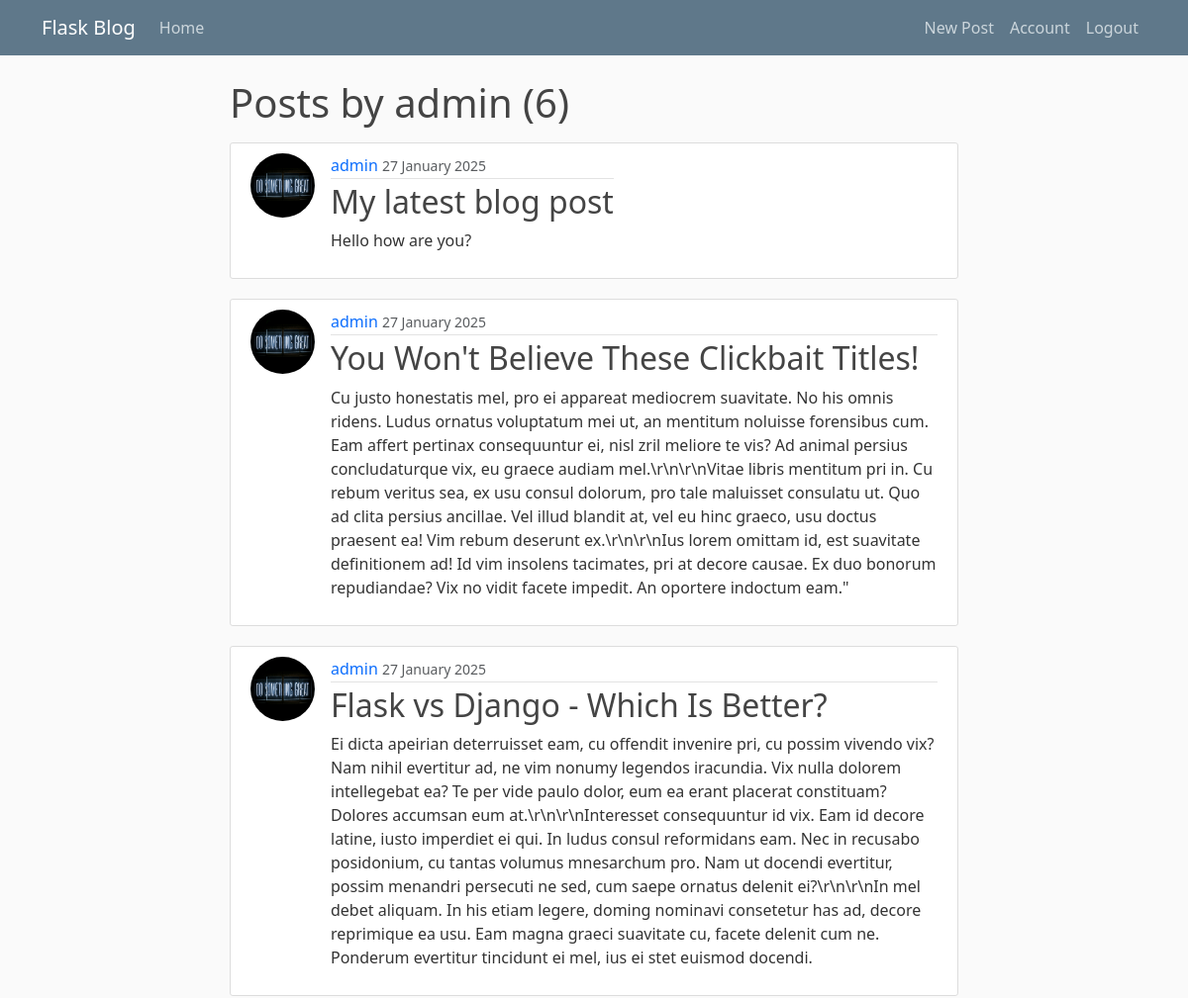
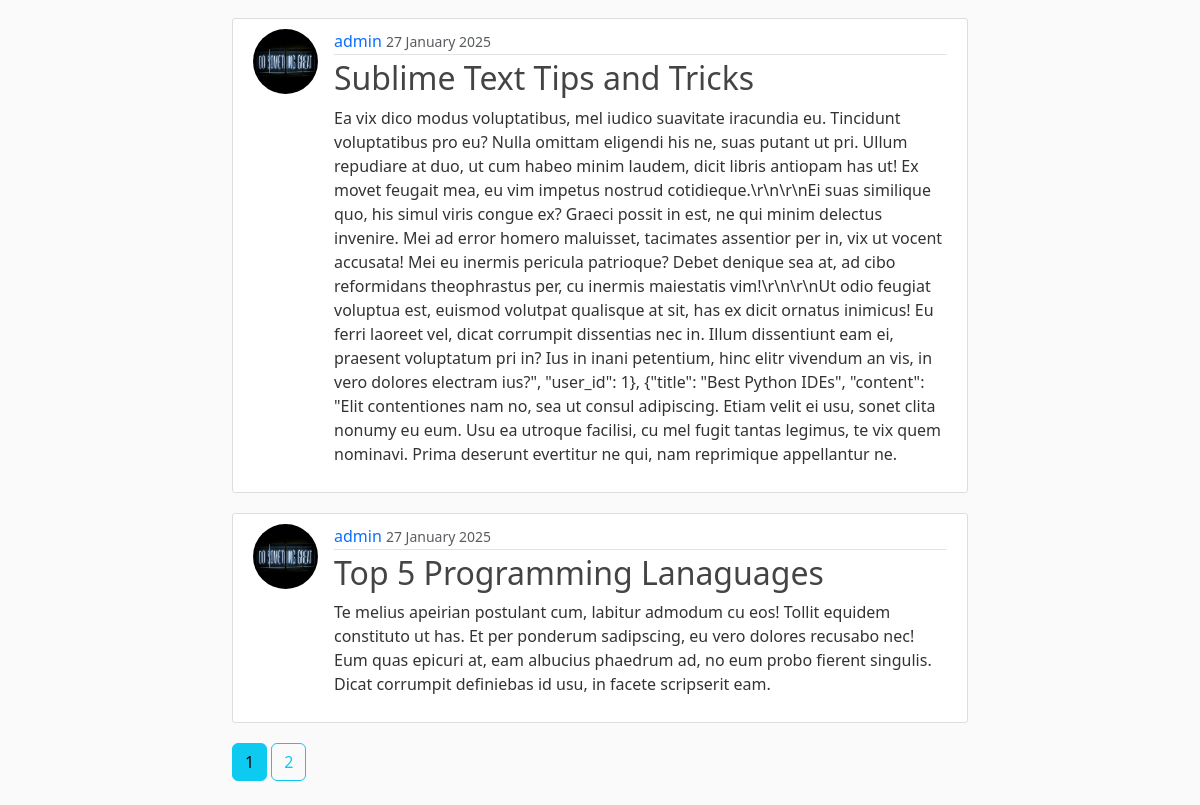
The app's page /user/admin (signed in) with its own data (2 pictures, top to bottom).
### flaskblog/models.py (models this page shows, shortened)
class User(db.Model, UserMixin):
    id = db.Column(db.Integer, primary_key=True)
    username = db.Column(db.String(20), unique=True, nullable=False)
    email = db.Column(db.String(120), unique=True, nullable=False)
    image_file = db.Column(db.String(20), nullable=False, default="default.jpg")
    password = db.Column(db.String(60), nullable=False)
    posts = db.relationship("Post", backref="author", lazy=True)

class Post(db.Model):
    id = db.Column(db.Integer, primary_key=True)
    title = db.Column(db.String(100), nullable=False)
    date = db.Column(db.DateTime, nullable=False, default=datetime.utcnow)
    content = db.Column(db.Text, nullable=False)
    user_id = db.Column(db.Integer, db.ForeignKey('user.id'), nullable=False)
    likes = db.relationship('Like', backref='post', lazy=True)

### flaskblog/users/routes.py (the view)
@users.route("/user/<string:username>")
def user_posts(username):
    page = request.args.get('page', 1, type=int)
    user = User.query.filter_by(username=username).first_or_404()
    posts = Post.query.filter_by(author=user)\
            .order_by(Post.date.desc())\
            .paginate(page=page, per_page=5)
    return render_template('user_posts.html', title='Post By ' + user.username, posts=posts, user=user)

### flaskblog/models.py (called while the page is built)
@login_manager.user_loader
def load_user(user_id):
    return User.query.get(int(user_id))

### flaskblog/templates/user_posts.html
{% extends "layout.html" %}
{% block content %}
    <h1 class="mb-3">Posts by {{user.username}} ({{ posts.total }})</h1>
    {% for post in posts.items %}
        <article class="media content-section">
            <div class="media d-flex">
                <img class="rounded-circle article-img" src="{{ url_for('static', filename='profile_pics/' + post.author.image_file) }}" alt="">
                <div class="media-body">
                <div class="article-metadata">
                    <a class="mr-2" href="{{url_for('users.user_posts', username=post.author.username)}}">{{ post.author.username }}</a>
                    <small class="text-muted">{{ post.date.strftime("%d %B %Y") }}</small>
                </div>
                <h2><a class="article-title" href="{{ url_for('posts.post', post_id=post.id) }}">{{ post.title }}</a></h2>
                <p class="article-content">{{ post.content }}</p>
                </div>
            </div>
        </article>
    {% endfor %}
    {% for page_num in posts.iter_pages(left_edge=1, right_edge=1, left_current=1, right_current=2) %}
        {% if page_num %}
            {% if posts.page == page_num %}
                <a class="btn btn-info mb-4" href="{{ url_for('users.user_posts', username=user.username, page=page_num) }}"> {{ page_num }} </a>
            {% else %}
                <a class="btn btn-outline-info mb-4" href="{{ url_for('users.user_posts', username=user.username, page=page_num) }}"> {{ page_num }} </a>
            {% endif %}
        {% else %}
            ...
        {% endif %}
    {% endfor %}
{% endblock content %}

### flaskblog/static/main.css (style rules this page uses)
body { background: #fafafa; color: #333333; margin-top: 5rem; }
h1, h2, h3, h4, h5, h6 { color: #444444; }
a { text-decoration: none; }
.content-section { background: #ffffff; padding: 10px 20px; border: 1px solid #dddddd; border-radius: 3px; margin-bottom: 20px; }
.article-title { color: #444444; }
.article-content { white-space: pre-line; }
.article-img { height: 65px; width: 65px; margin-right: 16px; }
.article-metadata { padding-bottom: 1px; margin-bottom: 4px; border-bottom: 1px solid #e3e3e3 }

### records on screen
User: username "admin"
Post: image_file (picture), author.username "admin", date "27 January 2025", title "My latest blog post", content "Hello how are you?"
Post: image_file (picture), author.username "admin", date "27 January 2025", title "You Won't Believe These Clickbait Titles!", content "Cu justo honestatis mel, pro ei appareat mediocrem suavitate. No his omnis ridens. Ludus ornatus voluptatum mei ut, an mentitum noluisse forensibus cum. Eam affert pertinax consequuntur ei, nisl zril meliore te vis? Ad animal persius concludaturque vix, eu graece audiam mel.\\r\\n\\r\\nVitae libris mentitum pri in. Cu rebum veritus sea, ex usu consul dolorum, pro tale maluisset consulatu ut. Quo ad clita persius ancillae. Vel illud blandit at, vel eu hinc graeco, usu doctus praesent ea! Vim rebum deserunt ex.\\r\\n\\r\\nIus lorem omittam id, est suavitate definitionem ad! Id vim insolens tacimates, pri at decore causae. Ex duo bonorum repudiandae? Vix no vidit facete impedit. An oportere indoctum…"
Post: image_file (picture), author.username "admin", date "27 January 2025", title "Flask vs Django - Which Is Better?", content "Ei dicta apeirian deterruisset eam, cu offendit invenire pri, cu possim vivendo vix? Nam nihil evertitur ad, ne vim nonumy legendos iracundia. Vix nulla dolorem intellegebat ea? Te per vide paulo dolor, eum ea erant placerat constituam? Dolores accumsan eum at.\\r\\n\\r\\nInteresset consequuntur id vix. Eam id decore latine, iusto imperdiet ei qui. In ludus consul reformidans eam. Nec in recusabo posidonium, cu tantas volumus mnesarchum pro. Nam ut docendi evertitur, possim menandri persecuti ne sed, cum saepe ornatus delenit ei?\\r\\n\\r\\nIn mel debet aliquam. In his etiam legere, doming nominavi consetetur has ad, decore reprimique ea usu. Eam magna graeci suavitate cu, facete delenit cum ne.…"
Post: image_file (picture), author.username "admin", date "27 January 2025", title "Sublime Text Tips and Tricks", content "Ea vix dico modus voluptatibus, mel iudico suavitate iracundia eu. Tincidunt voluptatibus pro eu? Nulla omittam eligendi his ne, suas putant ut pri. Ullum repudiare at duo, ut cum habeo minim laudem, dicit libris antiopam has ut! Ex movet feugait mea, eu vim impetus nostrud cotidieque.\\r\\n\\r\\nEi suas similique quo, his simul viris congue ex? Graeci possit in est, ne qui minim delectus invenire. Mei ad error homero maluisset, tacimates assentior per in, vix ut vocent accusata! Mei eu inermis pericula patrioque? Debet denique sea at, ad cibo reformidans theophrastus per, cu inermis maiestatis vim!\\r\\n\\r\\nUt odio feugiat voluptua est, euismod volutpat qualisque at sit, has ex dicit ornatus…"
Post: image_file (picture), author.username "admin", date "27 January 2025", title "Top 5 Programming Lanaguages", content "Te melius apeirian postulant cum, labitur admodum cu eos! Tollit equidem constituto ut has. Et per ponderum sadipscing, eu vero dolores recusabo nec! Eum quas epicuri at, eam albucius phaedrum ad, no eum probo fierent singulis. Dicat corrumpit definiebas id usu, in facete scripserit eam."

### other values on screen
{{ posts.total }} "6"
{{ page_num }} "1"
{{ page_num }} "2"
